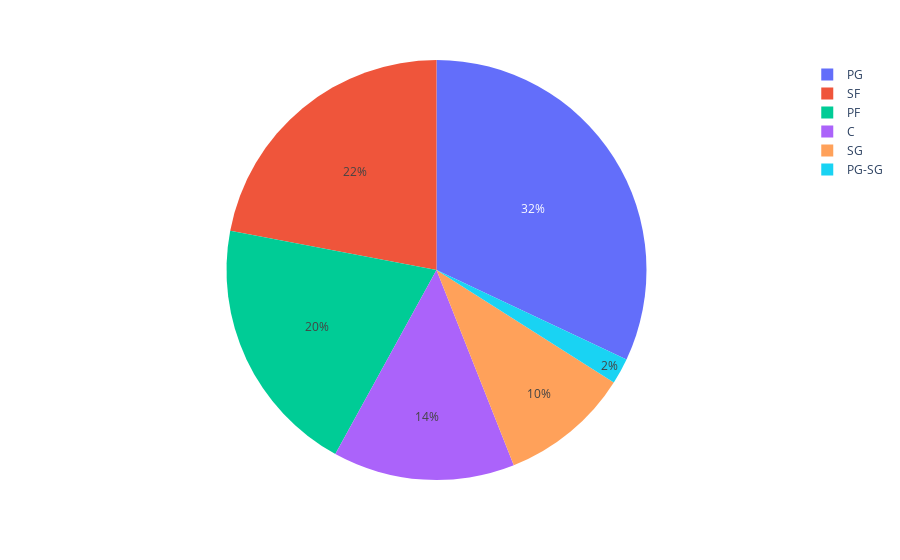

Here is the notebook cell this chart was saved with:
### Code cell
fig = px.pie(names=df_extract["Position"])
fig.show()

### Figure 1 — Plotly figure (JSON) as saved in the notebook; plotly's stock layout.template omitted (floating-point values rounded to 4 significant figures)
{"data": [{"domain": {"x": [0, 1], "y": [0, 1]}, "hovertemplate": "label=%{label}<extra></extra>", "labels": ["PG", "PG", "PG", "PF", "PF", "SG", "SF", "SF", "PF", "PG", "SF", "PG-SG", "C", "SF", "C", "PF", "SF", "PG", "PG", "SG", "PG", "PF", "C", "PG", "PF", "SG", "SF", "C", "SG", "PG", "PG", "SF", "PG", "SG", "PG", "C", "PF", "SF", "C", "PG", "SF", "SF", "PG", "PG", "PG", "SF", "C", "PF", "PF", "PF"], "legendgroup": "", "name": "", "showlegend": true, "type": "pie"}], "layout": {"legend": {"tracegroupgap": 0}, "margin": {"t": 60}}}
